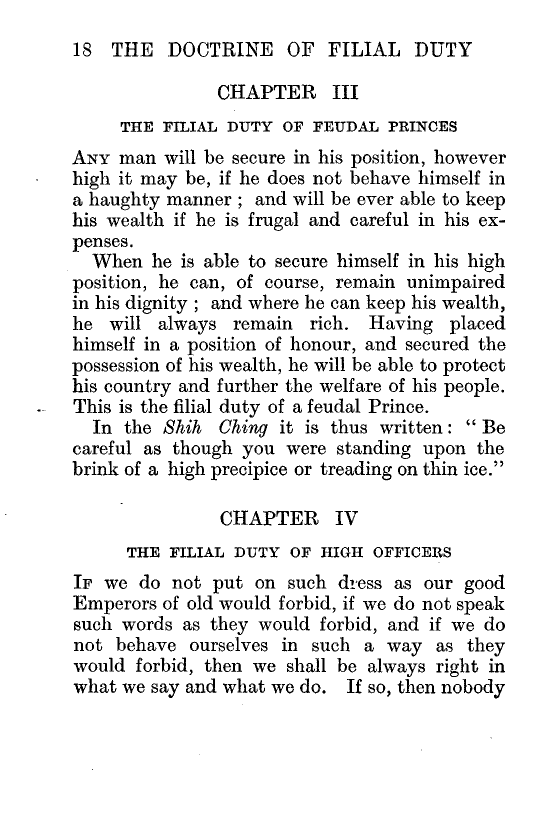
#> input picture tests/ocr-test-image.png, 1100 x 1635 px (shown at 1/2 size)
$ python -i contours.py   (imports and definitions only)
#> lines starting #> are read from the running program, lines starting #| are printed output that depends on the picture; after the words box and inside, x2 and y2 are one past the last pixel; in counts of white or black regions, pixels touching at a corner belong together
#> `picture = cv2.imread('../../../tests/ocr-test-image.png', cv2.IMREAD_G..`: picture: shape (1635, 1100); 92.1% white; 992 black regions (27 under 20 px), largest, box (x1, y1, x2, y2) and area: (185, 507, 224, 537) 376, (460, 169, 491, 198) 361, (248, 84, 277, 113) 353
# Configure logging
import logging

import cv2
import numpy as np

logger = logging.getLogger(__name__)


def find_and_draw_contours(img: np.ndarray):
    contours, _ = cv2.findContours(img, cv2.RETR_EXTERNAL, cv2.CHAIN_APPROX_SIMPLE)
#> contours = [[[0, 0], [0, 1634], [1099, 1634], [1099, 0]]]
    # TODO: Optimize the rectangle drawing by using Numpy
    if contours:
        img = cv2.cvtColor(img, cv2.COLOR_RGB2BGR)
#> img is the input picture: shape (1635, 1100, 3); 92.1% white; 992 black regions (27 under 20 px), largest, box (x1, y1, x2, y2) and area: (185, 507, 224, 537) 376, (460, 169, 491, 198) 361, (248, 84, 277, 113) 353
        for c in contours:
            x, y, w, h = cv2.boundingRect(c)
            cv2.rectangle(img, (x, y), (x + w, y + h), (125, 255, 0), 4)
#> this loop made 1 pass
#> (c, x, y, w, h) on pass 1: ([[0, 0], [0, 1634], [1099, 1634], [1099, 0]], 0, 0, 1100, 1635)
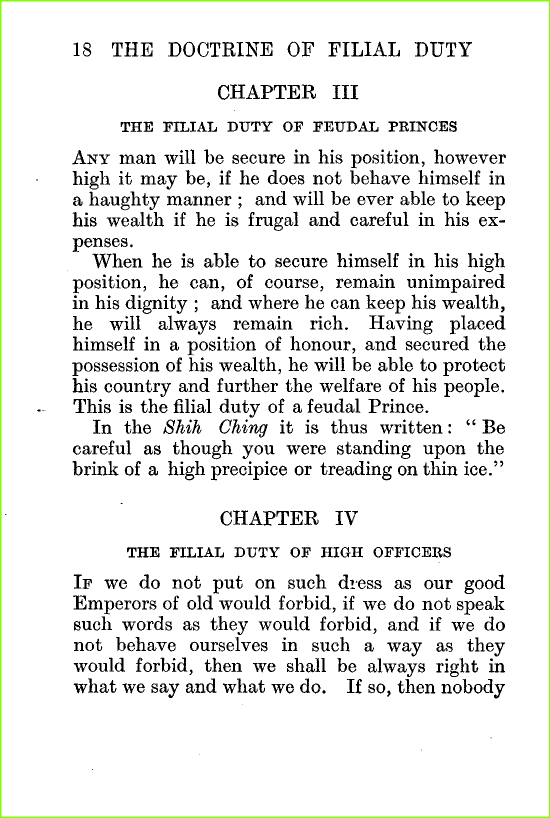
#> img: shape (1635, 1100, 3) (shown at 1/2 size); 0.76% of pixels changed, all inside (x1, y1, x2, y2) = (0, 0, 1100, 1635)

    return img, contours


# [74 lines left out: function remove_small_contours, not called in this run]

>>> import cv2
>>> picture = cv2.imread('../../../tests/ocr-test-image.png', cv2.IMREAD_GRAYSCALE)
>>> result = find_and_draw_contours(picture)
